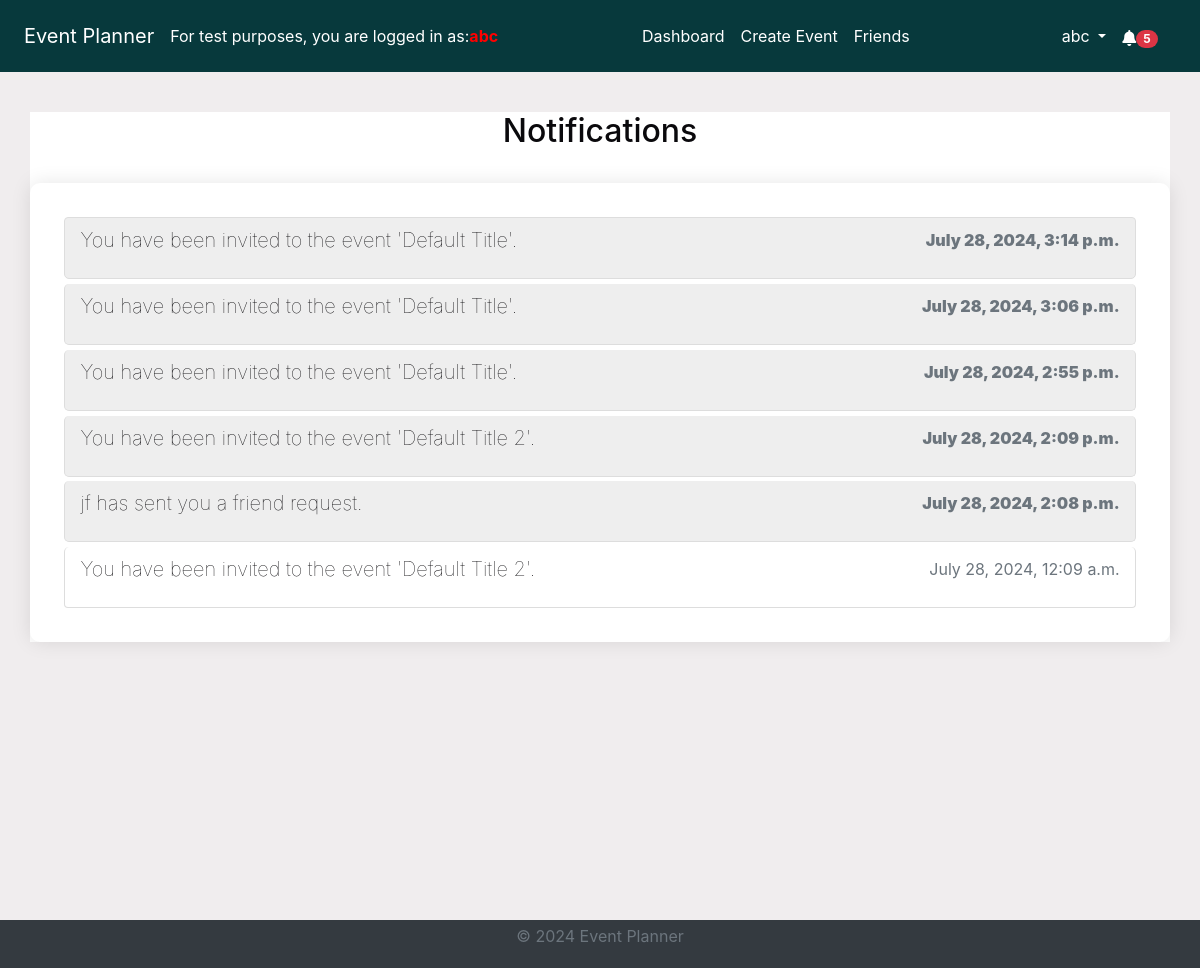
The page /notifications/ (signed in) on the database as committed earlier.
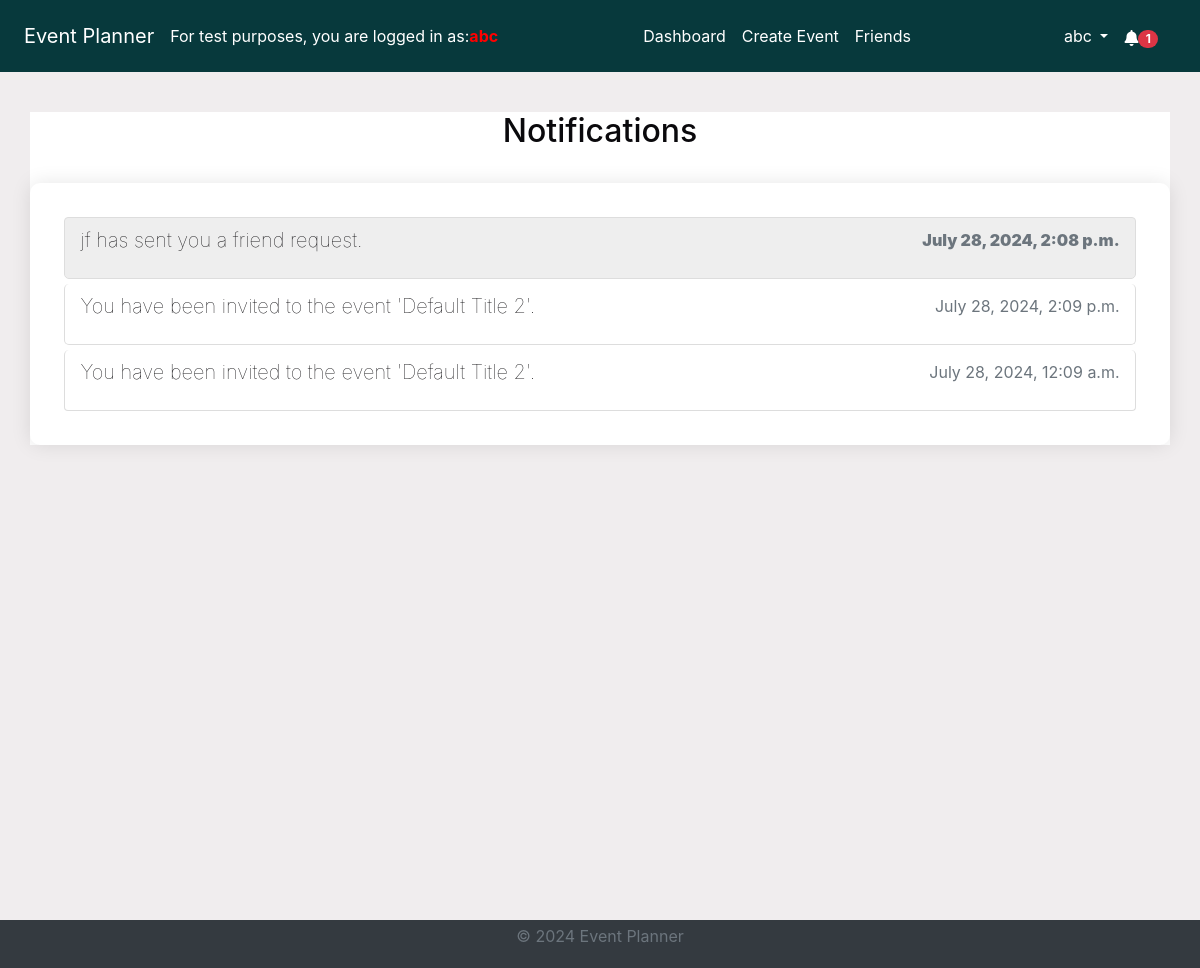
The same page on the database as committed later.
### notifications/models.py (models this page shows, shortened)
class Notification(models.Model):
    NOTIFICATION_TYPES = [
        ("event_created", "Event Created"),
        ("event_updated", "Event Updated"),
        ("event_cancelled", "Event Cancelled"),
        ("invitation_response", "Invitation Response"),
        ("suggested_alternate_date", "Suggested Alternate Date"),
        ("event_confirmed", "Event Confirmed"),
        ("friend_request_received", "Friend Request Received"),
    ]
    user = models.ForeignKey(User, on_delete=models.CASCADE)
    event = models.ForeignKey(
        Event, on_delete=models.CASCADE, null=True, blank=True
    )
    type = models.CharField(max_length=50, choices=NOTIFICATION_TYPES)
    message = models.TextField()
    created_at = models.DateTimeField(auto_now_add=True)
    read = models.BooleanField(default=False)
    url = models.URLField(default="/")

### notifications/views.py (the view)
# urls.py: path("", views.notifications, name="notifications"),
@login_required
def notifications(request):
    notifications = Notification.objects.filter(user=request.user).order_by(
        "-created_at"
    )
    context = {"notifications": notifications}
    return render(request, "notifications/notifications.html", context)

### accounts/context_processors.py (called while the page is built)
def google_api_key(request):
    return {"GOOGLE_API_KEY": os.getenv("GOOGLE_API_KEY")}

### notifications/context_processors.py (called while the page is built)
def notifications(request):
    if request.user.is_authenticated:
        all_unread_notifications = Notification.objects.filter(
            user=request.user, read=False
        ).order_by("-created_at")
        unread_count = all_unread_notifications.count()
        recent_unread_notifications = all_unread_notifications[:8]
        return {
            "recent_unread_notifications": recent_unread_notifications,
            "unread_count": unread_count,
        }
    return {}

### templates/notifications/notifications.html (shortened to what this page needs)
{% extends 'base.html' %}
{% block content %}
<div class="container">
    <h2 class="text-center mt-4 mb-4">Notifications</h2>
    <div class="notifications-list scrollable-column">
        <ul class="list-group">
            {% for notification in notifications|dictsort:'read' %}
                <li class="list-group-item {% if not notification.read %}bg-gray{% endif %}">
                    {% if notification.type == 'friend_request_received' %}
                        <a href="{% url 'friends_page' %}" class="notification-link">
                            <h5 class="notification-title">{{ notification.message }}</h5>
                            <p class="notification-time text-muted">{{ notification.created_at|date:"F j, Y, g:i a" }}</p>
                        </a>
                    {% else %}
                        <a href="{% url 'mark_notification_read' notification.id %}" class="notification-link">
                            <h5 class="notification-title">{{ notification.message }}</h5>
                            <p class="notification-time text-muted">{{ notification.created_at|date:"F j, Y, g:i a" }}</p>
                        </a>
                    {% endif %}
                </li>
                {% empty %}
                <li class="list-group-item text-center" style="padding:2rem;">
                    No notifications
                </li>
            {% endfor %}
        </ul>
    </div>
</div>
{% endblock %}

### templates/base.html (shortened to what this page needs)
<!DOCTYPE html>
<html lang="en">
<head>
    {% load static %}
    <link rel="stylesheet" href="https://stackpath.bootstrapcdn.com/bootstrap/4.5.2/css/bootstrap.min.css">
    <link rel="stylesheet" href="{% static 'css/styles.css' %}">
    <link rel="stylesheet" href="https://cdnjs.cloudflare.com/ajax/libs/font-awesome/5.15.4/css/all.min.css">
    <link rel="stylesheet" href="https://cdnjs.cloudflare.com/ajax/libs/fullcalendar/3.10.2/fullcalendar.min.css" />
</head>
<body class="c-app">
    <header class="c-header c-header-light c-header-fixed">
        <nav class="navbar navbar-expand-lg navbar-light">
            <a class="navbar-brand" href="{% url 'home' %}">Event Planner</a>
            For test purposes, you are logged in as:
            <strong style="color:red;">   {{ user.username }} </strong>
            <div class="collapse navbar-collapse" id="navbarSupportedContent">
                {% if user.is_authenticated %}
                <ul class="navbar-nav mx-auto">
                    <li class="nav-item {% if request.resolver_match.url_name == 'dashboard' %}active{% endif %}">
                        <a class="nav-link" href="{% url 'dashboard' %}">Dashboard</a>
                    </li>
                    <li class="nav-item {% if request.resolver_match.url_name == 'create_event' %}active{% endif %}">
                        <a class="nav-link" href="{% url 'create_event' %}">Create Event</a>
                    </li>
                    <li class="nav-item {% if request.resolver_match.url_name == 'friends_page' %}active{% endif %}">
                        <a class="nav-link" href="{% url 'friends_page' %}">Friends</a>
                    </li>
                    {% endif %}
                </ul>
                {% if user.is_authenticated %}
                <ul class="navbar-nav d-flex">
                    <li class="nav-item dropdown">
                        <a class="nav-link dropdown-toggle" href="#" id="profileLink" role="button" data-toggle="dropdown" aria-haspopup="true" aria-expanded="false">
                            {{ user.username }}
                        </a>
                    </li>
                </ul>
                {% endif %}
            </div>
            {% if user.is_authenticated %}
                <ul class="navbar-nav ml-auto d-flex">
                    <li class="nav-item">
                        <a class="nav-link" href="#" id="notificationBell" role="button" data-toggle="dropdown" aria-haspopup="true" aria-expanded="false">
                            <i class="fas fa-bell"></i>
                            {% if unread_count > 0 %}
                                <span class="badge badge-pill badge-danger">{{ unread_count }}</span>
                            {% else %}
                                <span class="badge badge-pill badge-danger" style="opacity: 0;">{{ unread_count }}</span>
                            {% endif %}
                        </a>
                    </li>
                </ul>
            {% endif %}
        </nav>
    </header>
    <main class="c-main">
        <div class="container-fluid">
            <div class="fade-in">
                {% block content %}{% endblock %}
            </div>
        </div>
    </main>
    <footer class="footer py-1">
        <div class="container text-center">
            <p class="text-muted">&copy; 2024 Event Planner</p>
        </div>
    </footer>
</body>
</html>

Rows that differ between the two databases and show on the page:
removed Notification: message "You have been invited to the event 'Default Title'.", created_at "July 28, 2024, 3:14 p.m."
removed Notification: message "You have been invited to the event 'Default Title'.", created_at "July 28, 2024, 3:06 p.m."
removed Notification: message "You have been invited to the event 'Default Title'.", created_at "July 28, 2024, 2:55 p.m."
shown differently, row unchanged: Notification "jf has sent you a friend request.": moves up the list
changed Notification "July 28, 2024, 2:09 p.m.": read False → True (drawn)
Other text that changed with them:
{{ unread_count }}: "5" → "1"
